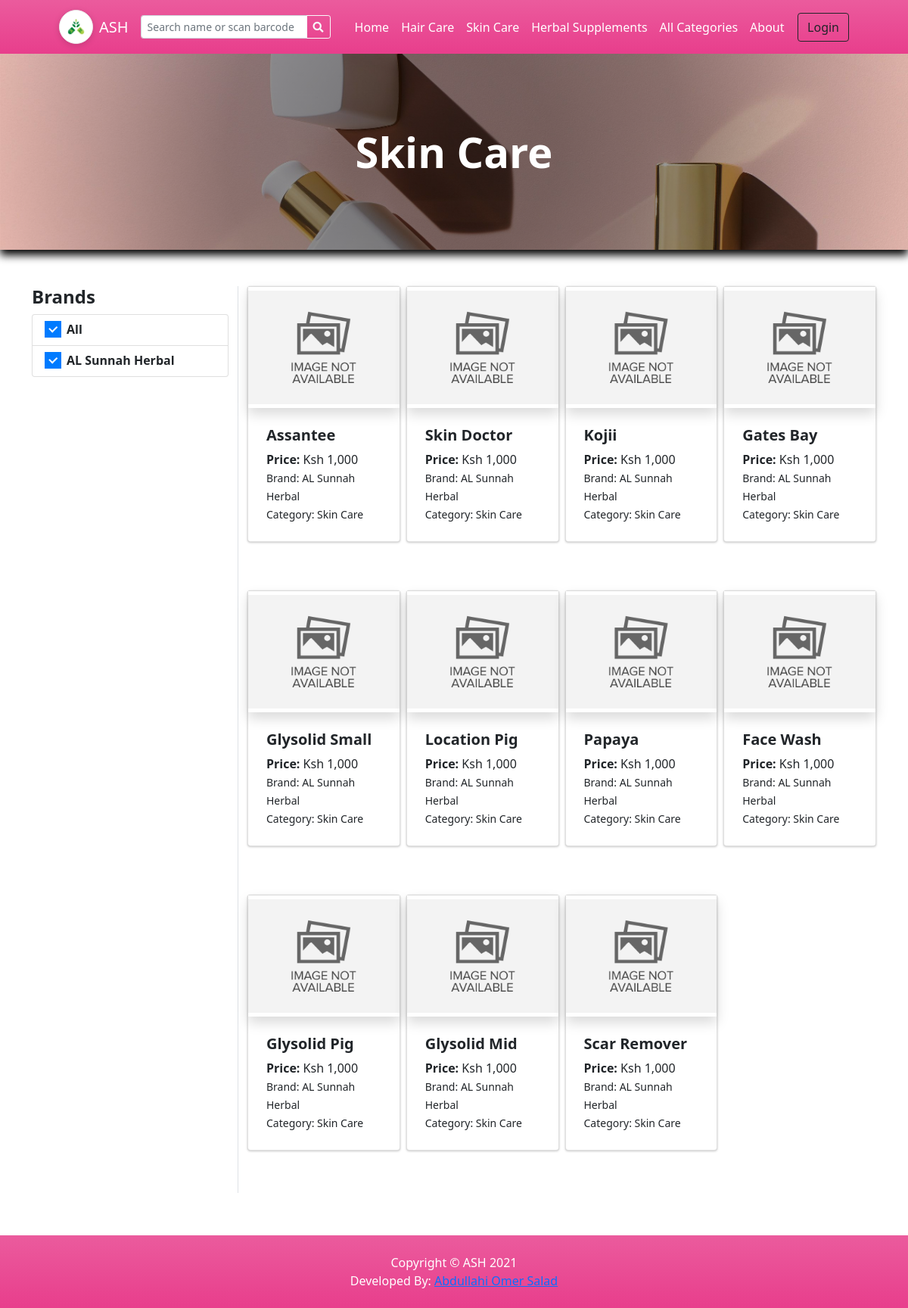
The app's page /?p=products&c=c81e728d9d4c2f636f067f89cc14862c with its own data.
### tables this page shows
CREATE TABLE `categories` (
  `id` int(30) NOT NULL AUTO_INCREMENT,
  `category` varchar(250) NOT NULL,
  `description` text DEFAULT NULL,
  `status` tinyint(1) NOT NULL DEFAULT 1,
  `delete_flag` tinyint(1) NOT NULL DEFAULT 0,
  `date_created` datetime NOT NULL DEFAULT current_timestamp(),
  PRIMARY KEY (`id`)
);

CREATE TABLE `brands` (
  `id` int(30) NOT NULL AUTO_INCREMENT,
  `name` varchar(250) NOT NULL,
  `description` text DEFAULT NULL,
  `image_path` text DEFAULT NULL,
  `status` tinyint(1) NOT NULL DEFAULT 1,
  `delete_flag` tinyint(1) NOT NULL DEFAULT 0,
  `date_created` datetime NOT NULL DEFAULT current_timestamp(),
  PRIMARY KEY (`id`)
);

CREATE TABLE `products` (
  `id` int(30) NOT NULL AUTO_INCREMENT,
  `brand_id` int(30) NOT NULL,
  `category_id` int(30) NOT NULL,
  `name` varchar(250) NOT NULL,
  `barcode` varchar(100) DEFAULT NULL,
  `specs` text NOT NULL,
  `status` tinyint(1) NOT NULL DEFAULT 1,
  `delete_flag` tinyint(1) NOT NULL DEFAULT 0,
  `date_created` datetime NOT NULL DEFAULT current_timestamp(),
  PRIMARY KEY (`id`),
  UNIQUE KEY `barcode` (`barcode`),
  KEY `brand_id` (`brand_id`,`category_id`),
  KEY `category_id` (`category_id`),
  CONSTRAINT `products_ibfk_1` FOREIGN KEY (`category_id`) REFERENCES `categories` (`id`) ON DELETE CASCADE,
  CONSTRAINT `products_ibfk_2` FOREIGN KEY (`brand_id`) REFERENCES `brands` (`id`) ON DELETE CASCADE
);

### classes/DBConnection.php (called while the page is built, shortened)
<?php
class DBConnection{
    private $host = DB_SERVER;
    private $username = DB_USERNAME;
    private $password = DB_PASSWORD;
    private $database = DB_NAME;
    public $conn;
    public function __construct(){
        if (!isset($this->conn)) {
            $this->conn = new mysqli($this->host, $this->username, $this->password, $this->database);
        }
    }
}
?>

### classes/SystemSettings.php (called while the page is built, shortened)
<?php
class SystemSettings extends DBConnection{
	function userdata($field = ''){
		if(!empty($field)){
			if(isset($_SESSION['userdata'][$field]))
				return $_SESSION['userdata'][$field];
			else
				return null;
		}else{
			return false;
		}
	}
	function info($field=''){
		if(!empty($field)){
			if(isset($_SESSION['system_info'][$field]))
				return $_SESSION['system_info'][$field];
			else
				return false;
		}else{
			return false;
		}
	}
}
$_settings = new SystemSettings();
?>

### config.php (called while the page is built, shortened)
<?php
require_once('classes/DBConnection.php');
require_once('classes/SystemSettings.php');
function validate_image($file){
	if(!empty($file)){
        $ex = explode("?",$file);
        $file = $ex[0];
        $ts = isset($ex[1]) ? "?".$ex[1] : '';
		if(is_file(base_app.$file)){
			return base_url.$file.$ts;
		}else{
			return base_url.'dist/img/no-image-available.png';
		}
	}else{
		return base_url.'dist/img/no-image-available.png';
	}
}
function format_price($number = '' , $decimal = ''){
    if($number === '' || $number === null || !is_numeric($number)){
        $number = 0;
    }else{
        $number = $number + 0;
    }
    $ex = explode(".",(string)$number);
    $decLen = isset($ex[1]) ? strlen($ex[1]) : 0;
    return 'Ksh '.number_format($number,$decLen);
}
?>

### products.php (the view, shortened to what this page needs)
<?php
$title = "";
if(isset($_GET['c']) && isset($_GET['s'])){
    $cat_qry = $conn->query("SELECT * FROM categories where md5(id) = '{$_GET['c']}'");
    if($cat_qry->num_rows > 0){
        $result =$cat_qry->fetch_assoc();
        $title = $result['category'];
        $cat_description = $result['description'];
    }
 $sub_cat_qry = $conn->query("SELECT * FROM sub_categories where md5(id) = '{$_GET['s']}'");
    if($sub_cat_qry->num_rows > 0){
        $result =$sub_cat_qry->fetch_assoc();
        $sub_title = $result['sub_category'];
        $sub_cat_description = $result['description'];
    }
}
elseif(isset($_GET['c'])){
    $cat_qry = $conn->query("SELECT * FROM categories where md5(id) = '{$_GET['c']}'");
    if($cat_qry->num_rows > 0){
        $result =$cat_qry->fetch_assoc();
        $title = $result['category'];
    }
}
?>
<header class="bg-dark py-5" id="main-header">
    <div class="container px-4 px-lg-5 my-5">
        <div class="text-center text-white">
            <h1 class="display-4 fw-bolder"><?php echo $title ?></h1>
        </div>
    </div>
</header>
<section class="py-5">
    <div class="container">
        <div class="row">
            <div class="col-md-3 border-right mb-2 pb-3">
                <h4><b>Brands</b></h4>
                <ul class="list-group">
                    <a href="" class="list-group-item list-group-item-action">
                        <div class="icheck-primary d-inline">
                            <label for="brandAll">
                                All
                            </label>
                        </div>
                    </a>
                    <?php
                    $qry = $conn->query("SELECT * FROM brands where status =1 order by name asc");
                    while($row=$qry->fetch_assoc()):
                    ?>
                    <li class="list-group-item list-group-item-action">
                        <div class="icheck-primary d-inline">
                            <label for="brand-item-<?php echo $row['id'] ?>">
                                    <?php echo $row['name'] ?>
                            </label>
                        </div>
                    </li>
                    <?php endwhile; ?>
                </ul>
            </div>
            <div class="col-md-9">
                <div class="container-fluid p-0">
                <div class="row gx-2 gx-lg-2 row-cols-1 row-cols-md-3 row-cols-xl-4">
                        <?php
                            $whereData = "";
                            if(isset($_GET['search']))
                                $whereData = " and (p.name LIKE '%{$_GET['search']}%' or p.barcode LIKE '%{$_GET['search']}%' or b.name LIKE '%{$_GET['search']}%' or p.specs LIKE '%{$_GET['search']}%')";
                            elseif(isset($_GET['c']) && isset($_GET['s']))
                                $whereData = " and (md5(category_id) = '{$_GET['c']}' and md5(sub_category_id) = '{$_GET['s']}')";
                            elseif(isset($_GET['c']) && !isset($_GET['s']))
                                $whereData = " and md5(category_id) = '{$_GET['c']}' ";
                            elseif(isset($_GET['s']) && !isset($_GET['c']))
                                $whereData = " and md5(sub_category_id) = '{$_GET['s']}' ";
                            $bwhere = "";
                            $products = $conn->query("SELECT p.*,b.name as bname, c.category FROM `products` p inner join brands b on p.brand_id = b.id inner join categories c on p.category_id = c.id where p.status = 1 {$whereData} {$bwhere} order by rand() ");
                            while($row = $products->fetch_assoc()):
                                $img = "";
                                foreach($row as $k=> $v){
                                    $row[$k] = trim(stripslashes($v));
                                }
                                $inventory = $conn->query("SELECT distinct(`price`) FROM inventory where product_id = ".$row['id']." order by `price` asc");
                                $inv = array();
                                while($ir = $inventory->fetch_assoc()){
                                    $inv[] = format_price($ir['price']);
                                }
                                $price = '';
                                if(isset($inv[0]))
                                $price .= $inv[0];
                        ?>
                        <div class="col-md-12 mb-5">
                            <a class="card product-item text-reset text-decoration-none" href=".?p=view_product&id=<?php echo md5($row['id']) ?>">
                                <div class="overflow-hidden shadow product-holder">
                                    <img class="card-img-top w-100 product-cover" src="<?php echo validate_image($img) ?>" alt="..." />
                                </div>
                                <div class="card-body p-4">
                                    <div class="">
                                        <h5 class="fw-bolder"><?php echo $row['name'] ?></h5>
                                        <span><b>Price: </b><?php echo $price ?></span>
                                    </div>
                                    <p class="m-0"><small>Brand: <?php echo $row['bname'] ?></small></p>
                                    <p class="m-0"><small>Category: <?php echo $row['category'] ?></small></p>
                                </div>
                            </a>
                        </div>
                        <?php endwhile; ?>
                    </div>
                </div>
            </div>
        </div>
    </div>
</section>

### index.php (shortened to what this page needs)
<?php require_once('config.php'); ?>
<!DOCTYPE html>
<html lang="en">
<?php require_once('inc/header.php') ?>
<body>
<?php require_once('inc/topBarNav.php') ?>
<?php $page = isset($_GET['p']) ? $_GET['p'] : 'home';  ?>
<?php
    if(!file_exists($page.".php") && !is_dir($page)){
        include '404.html';
    }else{
    if(is_dir($page))
        include $page.'/index.php';
    else
        include $page.'.php';
    }
?>
<?php require_once('inc/footer.php') ?>
</body>
</html>

### inc/header.php (shortened to what this page needs)
<head>
    <link rel="stylesheet" href="<?php echo base_url ?>plugins/fontawesome-free/css/all.min.css">
    <link rel="stylesheet" href="<?php echo base_url ?>plugins/tempusdominus-bootstrap-4/css/tempusdominus-bootstrap-4.min.css">
  <link rel="stylesheet" href="<?php echo base_url ?>plugins/datatables-bs4/css/dataTables.bootstrap4.min.css">
  <link rel="stylesheet" href="<?php echo base_url ?>plugins/datatables-responsive/css/responsive.bootstrap4.min.css">
  <link rel="stylesheet" href="<?php echo base_url ?>plugins/datatables-buttons/css/buttons.bootstrap4.min.css">
  <link rel="stylesheet" href="<?php echo base_url ?>plugins/select2/css/select2.min.css">
  <link rel="stylesheet" href="<?php echo base_url ?>plugins/select2-bootstrap4-theme/select2-bootstrap4.min.css">
    <link rel="stylesheet" href="<?php echo base_url ?>plugins/icheck-bootstrap/icheck-bootstrap.min.css">
    <link rel="stylesheet" href="<?php echo base_url ?>plugins/jqvmap/jqvmap.min.css">
    <link rel="stylesheet" href="<?php echo base_url ?>dist/css/adminlte.css">
    <link rel="stylesheet" href="<?php echo base_url ?>dist/css/custom.css">
    <link rel="stylesheet" href="<?php echo base_url ?>assets/css/styles.css">
    <link rel="stylesheet" href="<?php echo base_url ?>plugins/overlayScrollbars/css/OverlayScrollbars.min.css">
    <link rel="stylesheet" href="<?php echo base_url ?>plugins/daterangepicker/daterangepicker.css">
    <link rel="stylesheet" href="<?php echo base_url ?>plugins/summernote/summernote-bs4.min.css">
  <link rel="stylesheet" href="<?php echo base_url ?>plugins/sweetalert2-theme-bootstrap-4/bootstrap-4.min.css">
  </head>

### inc/topBarNav.php (shortened to what this page needs)
<nav class="navbar navbar-expand-lg navbar-dark bg-gradient-pink">
            <div class="container px-4 px-lg-5 ">
                <a class="navbar-brand d-flex align-items-center" href="./">
                <span class="system-logo-wrapper system-logo-header mr-2">
                <img src="<?php echo validate_image($_settings->info('logo')) ?>" alt="<?php echo htmlspecialchars($_settings->info('short_name')) ?>" loading="lazy">
                </span>
                <?php echo $_settings->info('short_name') ?>
                </a>
                <form class="form-inline" id="search-form">
                  <div class="input-group">
                    <input class="form-control form-control-sm form " type="text" placeholder="Search name or scan barcode" aria-label="Search" name="search" autocomplete="off" value="<?php echo isset($_GET['search']) ? $_GET['search'] : "" ?>"  aria-describedby="button-addon2">
                    <div class="input-group-append">
                      <button class="btn btn-outline-light btn-sm m-0" type="submit" id="button-addon2"><i class="fa fa-search"></i></button>
                    </div>
                  </div>
                </form>
                <div class="collapse navbar-collapse" id="navbarSupportedContent">
                    <ul class="navbar-nav me-auto mb-2 mb-lg-0 ms-lg-4">
                        <li class="nav-item"><a class="nav-link text-white" aria-current="page" href="./">Home</a></li>
                        <?php
                        $cat_qry = $conn->query("SELECT * FROM categories where status = 1  limit 3");
                        $count_cats =$conn->query("SELECT * FROM categories where status = 1 ")->num_rows;
                        while($crow = $cat_qry->fetch_assoc()):
                        ?>
                        <li class="nav-item"><a class="nav-link text-white" aria-current="page" href="./?p=products&c=<?php echo md5($crow['id']) ?>"><?php echo $crow['category'] ?></a></li>
                        <?php endwhile; ?>
                        <?php if($count_cats > 3): ?>
                        <li class="nav-item"><a class="nav-link text-white" href="./?p=view_categories">All Categories</a></li>
                        <?php endif; ?>
                        <li class="nav-item"><a class="nav-link text-white" href="./?p=about">About</a></li>
                    </ul>
                    <div class="d-flex align-items-center">
                      <?php if($_settings->userdata('id') > 0 && $_settings->userdata('login_type') == 2): ?>
                        <a class="text-dark mr-2 nav-link text-white" href="./?p=cart">
                            <i class="bi-cart-fill me-1"></i>
                            Cart
                            <span class="badge bg-dark text-white ms-1 rounded-pill" id="cart-count">
                              <?php
                                $count = $conn->query("SELECT SUM(quantity) as items from `cart` where client_id =".$_settings->userdata('id'))->fetch_assoc()['items'];
                                echo ($count > 0 ? $count : 0);
                              ?>
                            </span>
                        </a>
                            <a href="./?p=my_account" class="text-dark  nav-link text-white"><b> Hi, <?php echo $_settings->userdata('firstname')?>!</b></a>
                            <a href="logout.php" class="text-dark  nav-link text-white"><i class="fa fa-sign-out-alt"></i></a>
                        <?php else: ?>
                        <button class="btn btn-outline-dark ml-2" id="login-btn" type="button">Login</button>
                        <?php endif; ?>
                    </div>
                </div>
            </div>
        </nav>

### inc/footer.php (shortened to what this page needs)
<footer class="py-4 bg-gradient-pink">
            <div class="container">
              <p class="m-0 text-center text-white">Copyright &copy; <?php echo $_settings->info('short_name') ?> 2021</p>
              <p class="m-0 text-center text-white">Developed By: <a href="mailto:abdullahiomarsalad@gmail.com" target="_blank">Abdullahi Omer Salad</a></p>
          </div>
        </footer>

### records on screen
categories: category "Hair Care"
categories: category "Skin Care"
categories: category "Herbal Supplements"
brands: name "AL Sunnah Herbal"
products: name "Assantee", price "Ksh 1,000", brand.name "AL Sunnah Herbal", category.category "Skin Care"
products: name "Skin Doctor", price "Ksh 1,000", brand.name "AL Sunnah Herbal", category.category "Skin Care"
products: name "Kojii", price "Ksh 1,000", brand.name "AL Sunnah Herbal", category.category "Skin Care"
products: name "Gates Bay", price "Ksh 1,000", brand.name "AL Sunnah Herbal", category.category "Skin Care"
products: name "Glysolid Small", price "Ksh 1,000", brand.name "AL Sunnah Herbal", category.category "Skin Care"
products: name "Location Pig", price "Ksh 1,000", brand.name "AL Sunnah Herbal", category.category "Skin Care"
products: name "Papaya", price "Ksh 1,000", brand.name "AL Sunnah Herbal", category.category "Skin Care"
products: name "Face Wash", price "Ksh 1,000", brand.name "AL Sunnah Herbal", category.category "Skin Care"
products: name "Glysolid Pig", price "Ksh 1,000", brand.name "AL Sunnah Herbal", category.category "Skin Care"
products: name "Glysolid Mid", price "Ksh 1,000", brand.name "AL Sunnah Herbal", category.category "Skin Care"
products: name "Scar Remover", price "Ksh 1,000", brand.name "AL Sunnah Herbal", category.category "Skin Care"

### other values on screen
$_settings->info('short_name') "ASH"
